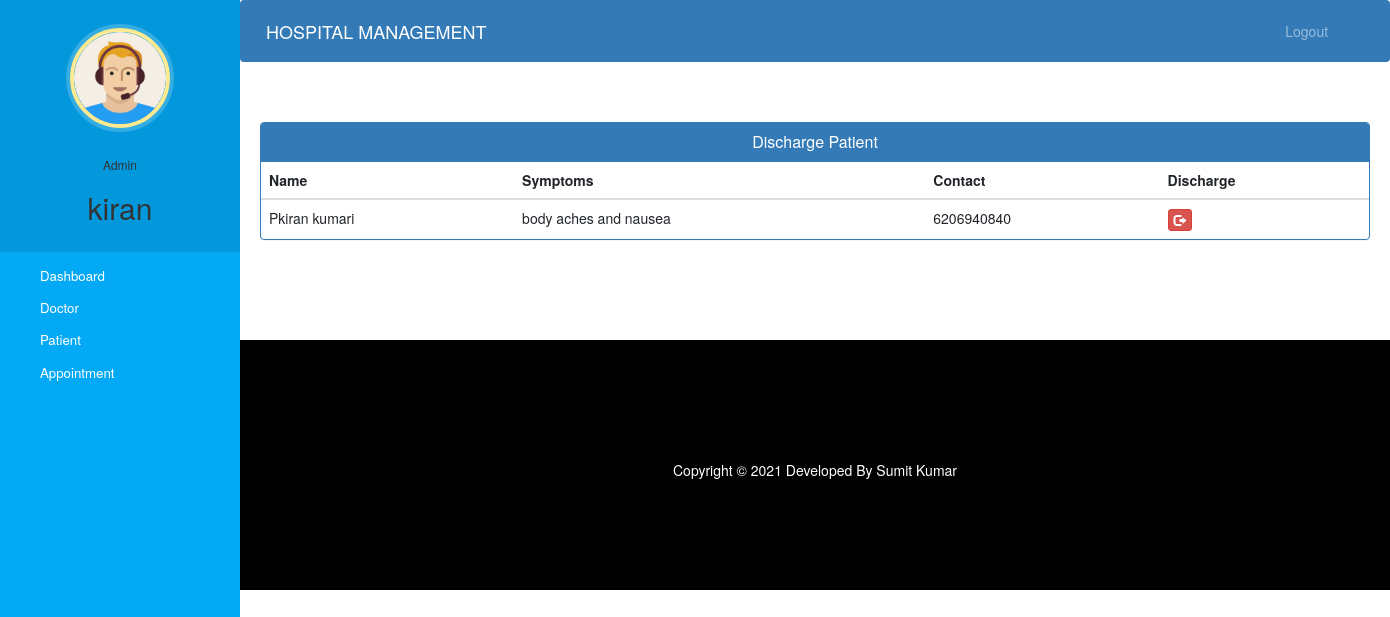
Screenshot of /admin-discharge-patient (signed in) with the database file from the repository.
### hospital/models.py (models this page shows, shortened)
class Patient(models.Model):
    user=models.OneToOneField(User,on_delete=models.CASCADE)
    profile_pic= models.ImageField(upload_to='profile_pic/PatientProfilePic/',null=True,blank=True)
    address = models.CharField(max_length=40)
    mobile = models.CharField(max_length=20,null=False)
    symptoms = models.CharField(max_length=100,null=False)
    assignedDoctorId = models.PositiveIntegerField(null=True)
    admitDate=models.DateField(auto_now=True)
    status=models.BooleanField(default=False)
    @property
    def get_name(self):
        return self.user.first_name+" "+self.user.last_name

### hospital/views.py (the view)
# urls.py: path('admin-discharge-patient', views.admin_discharge_patient_view,name='admin-discharge-patient'),
@login_required(login_url='adminlogin')
@user_passes_test(is_admin)
def admin_discharge_patient_view(request):
    patients=models.Patient.objects.all().filter(status=True)
    return render(request,'hospital/admin_discharge_patient.html',{'patients':patients})

### hospital/views.py (called while the page is built)
def is_admin(user):
    return user.groups.filter(name='ADMIN').exists()

### templates/hospital/admin_discharge_patient.html (shortened to what this page needs)
{% extends 'hospital/admin_base.html' %}
{% block content %}
<head>
  <link href="//netdna.bootstrapcdn.com/bootstrap/3.0.0/css/bootstrap.min.css" rel="stylesheet" id="bootstrap-css">
</head>
<div class="container">
  <div class="panel panel-primary">
    <div class="panel-heading">
      <h6 class="panel-title">Discharge Patient</h6>
    </div>
    <table class="table table-hover" id="dev-table">
      <thead>
        <tr>
          <th>Name</th>
          <th>Symptoms</th>
          <th>Contact</th>
          <th>Discharge</th>
        </tr>
      </thead>
      {% for p in patients %}
      <tr>
        <td> {{p.get_name}}</td>
        <td>{{p.symptoms}}</td>
        <td>{{p.mobile}}</td>
        <td><a class="btn btn-danger btn-xs" href="{% url 'discharge-patient' p.id  %}"><span class="glyphicon glyphicon-log-out"></span></a></td>
      </tr>
      {% endfor %}
    </table>
  </div>
</div>
{% endblock content %}

### templates/hospital/admin_base.html (shortened to what this page needs)
<!DOCTYPE html>
{% load static %}
<html lang="en">
<head>
  <link rel="stylesheet" href="https://stackpath.bootstrapcdn.com/bootstrap/4.3.1/css/bootstrap.min.css">
  <link rel="stylesheet" href="https://maxcdn.bootstrapcdn.com/font-awesome/4.7.0/css/font-awesome.min.css">
  <link rel="stylesheet" href="{% static '/style.css' %}">
</head>
<body>
  <nav class="menu" tabindex="0">
    <header class="avatar">
      <img src="{% static "images/adminpropic.png" %}" />
      <br><br>
      <h6>Admin</h6>
      <h2>{{request.user.first_name}}</h2>
    </header>
    <ul>
      <li tabindex="0" class="icon-dashboard"> <a style="color:white; text-decoration:none;" href="/admin-dashboard"><span>Dashboard</span></a> </li>
      <li tabindex="0" class="icon-customers"> <a style="color:white; text-decoration:none;" href="/admin-doctor"><span>Doctor</span></a></li>
      <li tabindex="0" class="icon-users"> <a style="color:white; text-decoration:none;" href="/admin-patient"><span>Patient</span></a></li>
      <li tabindex="0" class="icon-calendar"> <a style="color:white; text-decoration:none;" href="/admin-appointment"><span>Appointment</span></a></li>
    </ul>
  </nav>
  <main>
    <div class="bs-example">
      <nav class="navbar navbar-expand-md  navbar-dark fixed-top" style="background:#337AB7;">
        <a href="/admin-dashboard" class="navbar-brand">HOSPITAL MANAGEMENT</a>
        <div class="collapse navbar-collapse justify-content-between" id="navbarCollapse">
          <div class="navbar-nav" style=" margin-left: 90%;">
            <a href="/logout" class="nav-item nav-link">Logout</a>
          </div>
        </div>
      </nav>
    </div>
    <br><br>
    {% block content %}
    {% endblock content %}
    <br><br><br><br>
    <footer>
      <br>
      <div class="container">
        <div class="row">
          <div class="col-md-12 col-sm-12">
            <div style="color:#ffffff;" class="wow fadeInUp footer-copyright">
              <p>
                Copyright &copy; 2021 Developed By Sumit Kumar </p>
            </div>
          </div>
        </div>
      </div>
    </footer>
  </main>
</body>
</html>

### static/style.css (style rules this page uses)
body { padding-left: 240px; }
main { position: relative; height: 100vh; }
.menu { background: #5bc995; height: 100vh; width: 240px; position: fixed; top: 0px; left: 0; z-index: 5; outline: none; }
.menu .avatar { background: rgba(0, 0, 0, 0.1); padding: 2em 0.5em; text-align: center; }
.menu .avatar img { width: 100px; border-radius: 50%; overflow: hidden; border: 4px solid #ffea92; box-shadow: 0 0 0 4px rgba(255, 255, 255, 0.2); }
.menu .avatar h2 { font-weight: normal; margin-bottom: 0; }
.menu ul { list-style: none; padding: 0.5em 0; margin: 0; }
.menu ul li { padding: 0.5em 1em 0.5em 3em; font-size: 0.95em; font-weight: regular; background-repeat: no-repeat; background-position: left 15px center; background-size: auto 20px; transition: all 0.15s linear; cursor: pointer; }
.menu ul li.icon-dashboard { background-image: url("http://www.entypo.com/images//gauge.svg"); }
.menu ul li.icon-customers { background-image: url("http://www.entypo.com/images//briefcase.svg"); }
.menu ul li.icon-users { background-image: url("http://www.entypo.com/images//users.svg"); }
.menu ul li.icon-calendar { background-image: url("http://www.entypo.com/images//calendar.svg"); }

### templates/hospital/admin_base.html (style rules this page uses)
a:link { text-decoration: none; }
a { color: white; }
footer { padding: 0px 0px 0px 0px; background-color: black; margin: 0px; }
p { text-align: center; }
body { padding-left: 240px; }
main { position: relative; height: 100vh; }
.menu { background: #03a9f4; height: 100vh; width: 240px; position: fixed; top: 0px; left: 0; z-index: 5; outline: none; }
.menu .avatar { background: rgba(0, 0, 0, 0.1); padding: 2em 0.5em; text-align: center; }
.menu .avatar img { width: 100px; border-radius: 50%; overflow: hidden; border: 4px solid #ffea92; box-shadow: 0 0 0 4px rgba(255, 255, 255, 0.2); }
.menu .avatar h2 { font-weight: normal; margin-bottom: 0; }
.menu ul { list-style: none; padding: 0.5em 0; margin: 0; }
.menu ul li { padding: 0.5em 1em 0.5em 3em; font-size: 0.95em; font-weight: regular; background-repeat: no-repeat; background-position: left 15px center; background-size: auto 20px; transition: all 0.15s linear; cursor: pointer; }
.menu ul li.icon-dashboard { background-image: url("http://www.entypo.com/images//gauge.svg"); }
.menu ul li.icon-customers { background-image: url("http://www.entypo.com/images//briefcase.svg"); }
.menu ul li.icon-users { background-image: url("http://www.entypo.com/images//users.svg"); }
.menu ul li.icon-calendar { background-image: url("http://www.entypo.com/images//calendar.svg"); }

### templates/hospital/admin_discharge_patient.html (style rules this page uses)
a:link { text-decoration: none; }
h6 { text-align: center; }
.row { margin: 100px; }

### rows the page displays
Patient: get_name "Pkiran kumari", symptoms "body aches and nausea", mobile "6206940840"

### other values shown
{{ request.user.first_name }} "kiran"
